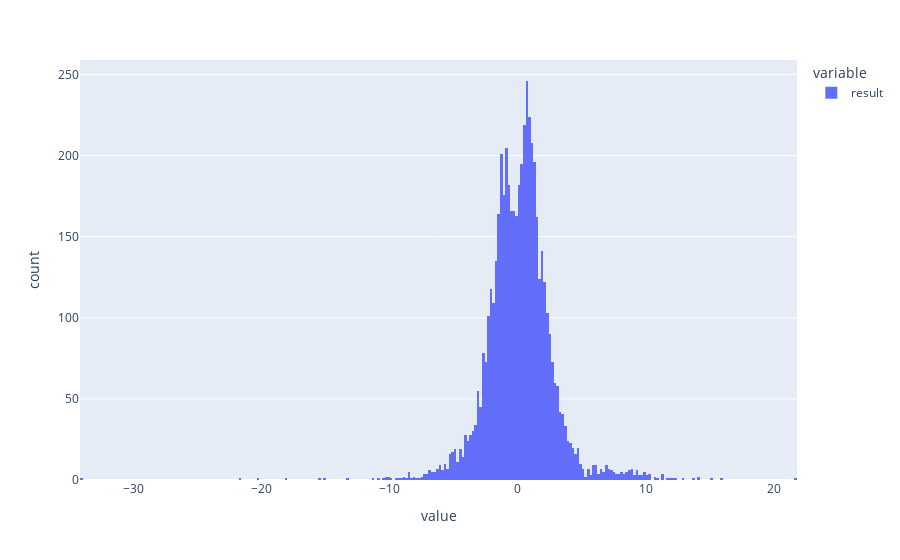

Notebook code for this chart:
### Code cell
px.histogram(df.loc[df.status=='close'].result)

### Figure 1 — Plotly figure (JSON) as saved in the notebook; plotly's stock layout.template omitted (floating-point values rounded to 4 significant figures; data arrays with more than 128 entries replaced by an {"elided": "..."} marker saying what was removed)
{"data": [{"alignmentgroup": "True", "bingroup": "x", "hovertemplate": "variable=result<br>value=%{x}<br>count=%{y}<extra></extra>", "legendgroup": "result", "marker": {"color": "#636efa", "pattern": {"shape": ""}}, "name": "result", "offsetgroup": "result", "orientation": "v", "showlegend": true, "type": "histogram", "x": {"elided": "5265 float values"}, "xaxis": "x", "yaxis": "y"}], "layout": {"barmode": "relative", "legend": {"title": {"text": "variable"}, "tracegroupgap": 0}, "margin": {"t": 60}, "xaxis": {"anchor": "y", "domain": [0, 1], "title": {"text": "value"}}, "yaxis": {"anchor": "x", "domain": [0, 1], "title": {"text": "count"}}}}
